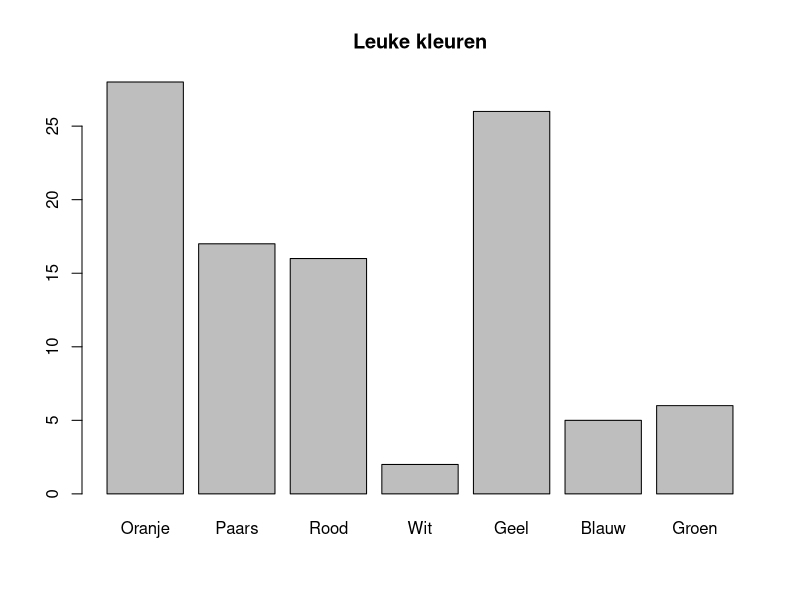
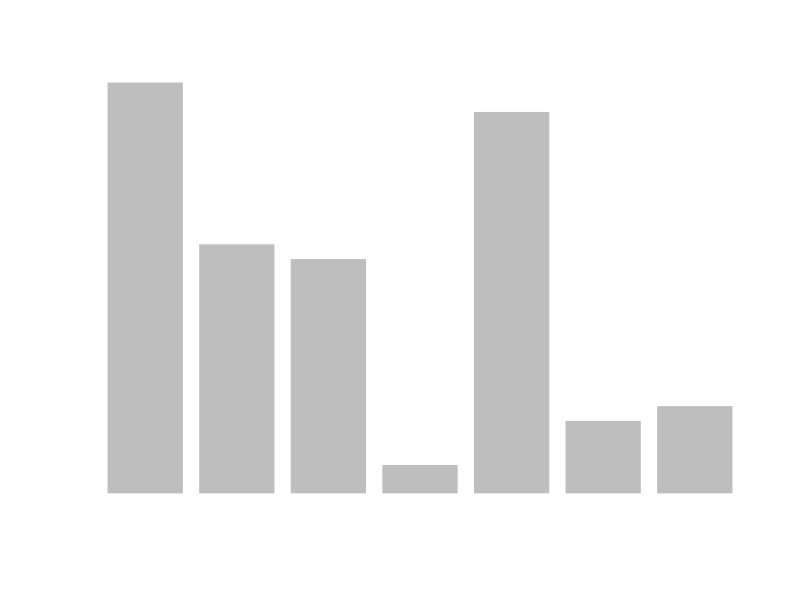
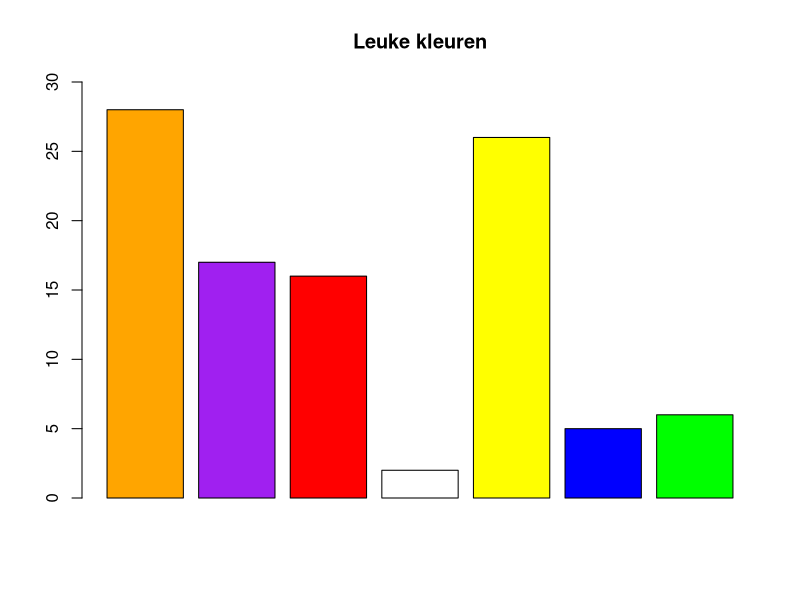
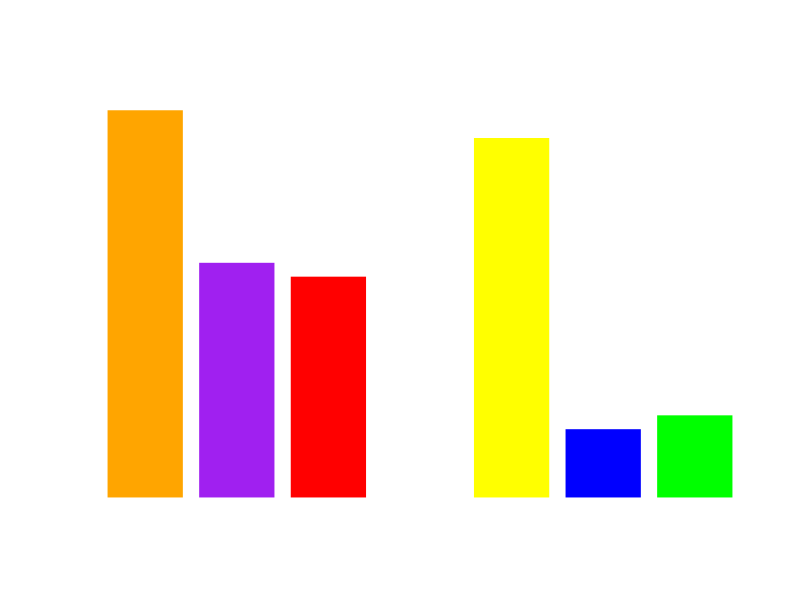
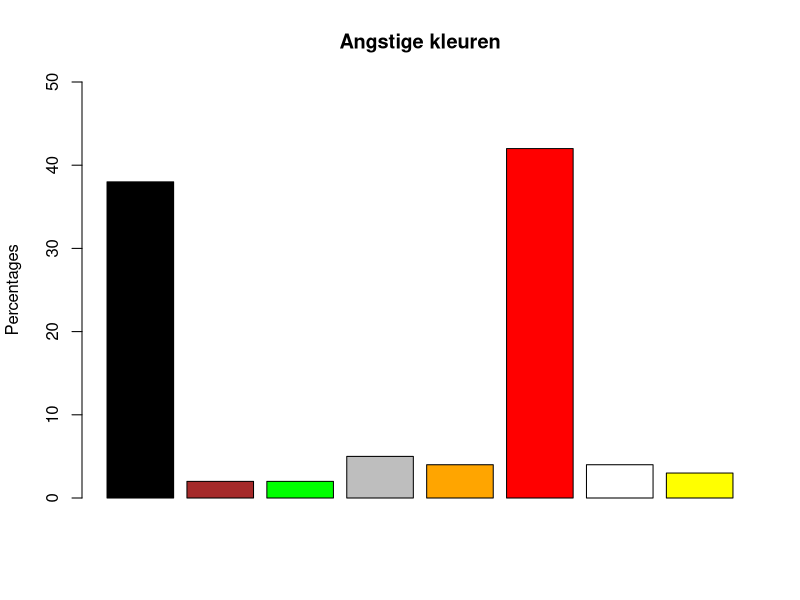
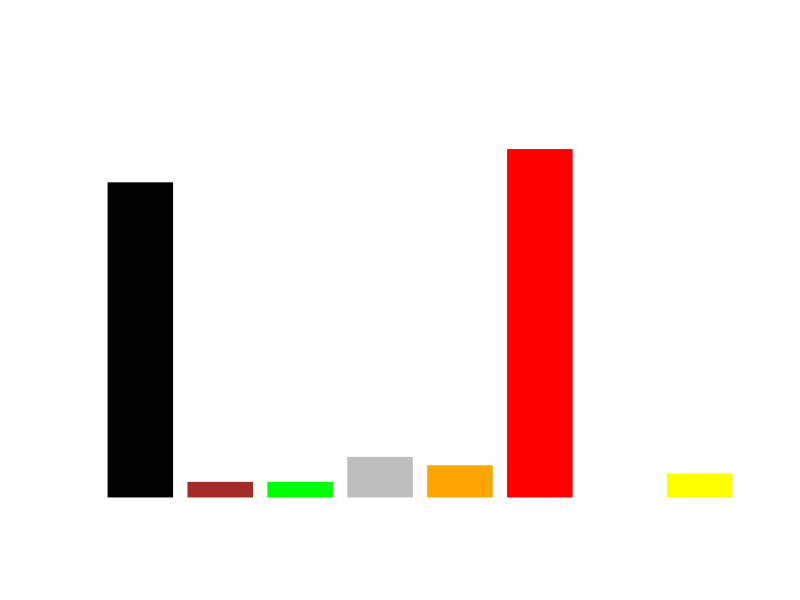

Source code (R) for these figures, in order:
# Variabelen
kleuren <- c("Oranje", "Paars", "Rood", "Wit", "Geel", "Blauw", "Groen")
percentages <- c(28, 17, 16, 2, 26, 5, 6)

res <- 300
# Plot
png("plot1.png",
    res = res,
    width = 480 / 72 * res,
    height = 480 / 72 * res,
    antialias = "none")
par(bg = NA)
par(fg = "black")
barplot(percentages,
        main = "Leuke kleuren",
        names.arg = kleuren)
dev.off()

# Plot
png("plot1_dark.png",
    res = res,
    width = 480 / 72 * res,
    height = 480 / 72 * res,
    antialias = "none")
par(bg = NA)
par(fg = "white")
barplot(percentages,
        main = "Leuke kleuren",
        names.arg = kleuren,
        border = "white",
        col.main = "white",
        col.lab = "white",
        col.axis = "white"
)

dev.off()

## PLOT 2
staaf_kleuren <- c("orange", "purple", "red", "white", "yellow", "blue", "green")
png("plot2.png",
    res = res,
    width = 480 / 72 * res,
    height = 480 / 72 * res,
    antialias = "none")
par(bg = NA)
par(fg = "black")
barplot(percentages,
        main = "Leuke kleuren",
        col = staaf_kleuren,
        ylim = c(0, 30))
dev.off()

# Plot
png("plot2_dark.png",
    res = res,
    width = 480 / 72 * res,
    height = 480 / 72 * res,
    antialias = "none")
par(bg = NA)
par(fg = "white")
barplot(percentages,
        main = "Leuke kleuren",
        col = staaf_kleuren,
        ylim = c(0, 30),
        border = "white",
        col.main = "white",
        col.lab = "white",
        col.axis = "white"
)

dev.off()


### PLOT 3
kleuren <- c("Zwart", "Bruin", "Groen", "Grijs", "Oranje", "Rood", "Wit", "Geel")
kleuren_2 <- c("black", "brown", "green", "gray", "orange", "red", "white", "yellow")
percentages <- c(38, 2, 2, 5, 4, 42, 4, 3)

png("plot3.png",
    res = res,
    width = 480 / 72 * res,
    height = 480 / 72 * res,
    antialias = "none")
par(bg = NA)
par(fg = "black")
barplot(percentages,
        main = "Angstige kleuren",
        col = kleuren_2,
        ylab = "Percentages",
        ylim = c(0, 50))
dev.off()

# Plot
png("plot3_dark.png",
    res = res,
    width = 480 / 72 * res,
    height = 480 / 72 * res,
    antialias = "none")
par(bg = NA)
par(fg = "white")
barplot(percentages,
        main = "Angstige kleuren",
        col = kleuren_2,
        ylab = "Percentages",
        ylim = c(0, 50),
        border = "white",
        col.main = "white",
        col.lab = "white",
        col.axis = "white"
)

dev.off()
